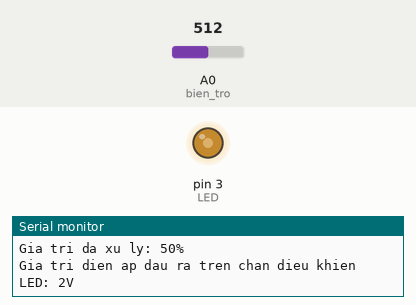
The sketch below on a simulated Arduino Uno, built with avr-gcc and run on an emulated ATmega328P. On the bench: output pins drawn as LEDs (lit = HIGH), the last lines printed to the serial monitor. The test bench sets the inputs (shaded band); at power-on: A0 (bien_tro) = 512.

Above: at 1.2 s.
1.3 s: A0 (bien_tro) set to 114
At 2.5 s:
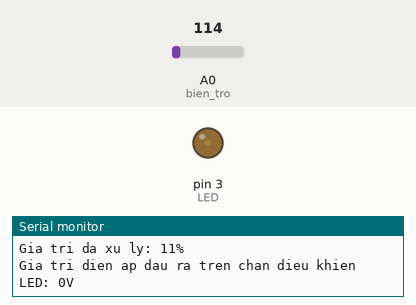
2.8 s: A0 (bien_tro) set to 102
At 3.4 s:
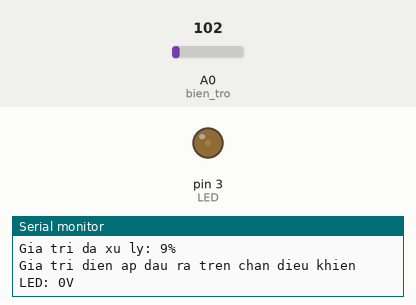
4.5 s: A0 (bien_tro) set to 0
At 5.1 s:
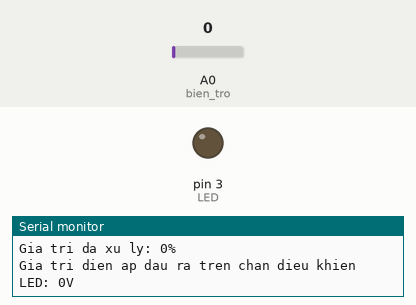
6.1 s: A0 (bien_tro) set to 716
At 6.5 s:
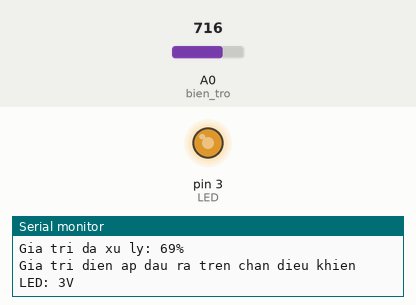
7.7 s: A0 (bien_tro) set to 900
At 8.5 s:
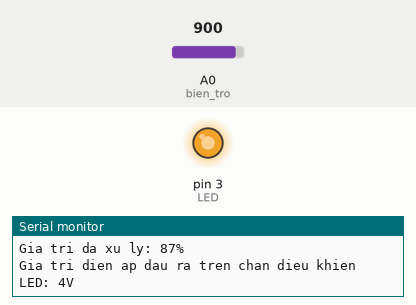
9.4 s: A0 (bien_tro) set to 511
At 10.4 s:
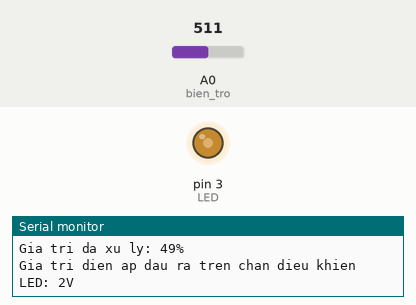
Timing chart, 0 to 12.0 s (numbered marks = the images above; inputs shaded):
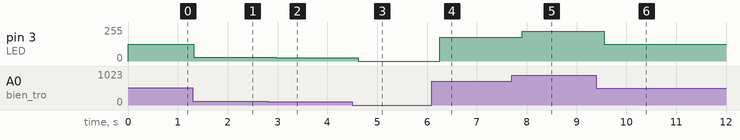

Measured:
- after the input at 1.3 s, pin 3 (LED): 127/255 → 28/255 at once
- after the input at 2.8 s, pin 3 (LED): 28/255 → 25/255 after 0.17 s
- after the input at 4.5 s, pin 3 (LED): 25/255 → 0/255 after 0.12 s
- after the input at 6.1 s, pin 3 (LED): 0/255 → 178/255 after 0.16 s
- after the input at 7.7 s, pin 3 (LED): 178/255 → 224/255 after 0.21 s
- after the input at 9.4 s, pin 3 (LED): 224/255 → 127/255 after 0.16 s

The sketch:

bai4_2.ino
```cpp
/*
Nguyen Thanh Luan - K74A2 KT&CN;

Bai 4-2:
Lap mach va lap trinh dieu khien do sang cua den led
theo gia tri doc tu bien tro bang phuong phap bam xung PWM.
Hien thi tren Serial Monitor cac thong tin sau:
- Gia tri tho (doc duoc tu chan noi bien tro)
- Gia tri da xu ly (phan tram)
- Gia tri dien ap dau ra tren chan dieu khien LED (tinh theo V)
*/

const byte bien_tro = A0;
const byte LED = 3;

void setup() {
  Serial.begin(9600);
  pinMode(bien_tro, INPUT);
  pinMode(LED, OUTPUT);
}

void loop() {
  int value = analogRead(bien_tro);
  int pwm = map(value, 0, 1023, 0, 255);
  int percent = 100.0*value / 1023;
  int volt = 5.0*value / 1023;
  analogWrite(LED, pwm);

  Serial.print("Gia tri tho: "); Serial.println(value);
  Serial.print("Gia tri da xu ly: "); Serial.print(percent); Serial.println("%");
  Serial.print("Gia tri dien ap dau ra tren chan dieu khien LED: "); Serial.print(volt); Serial.println("V");

  delay(300);
}
```
